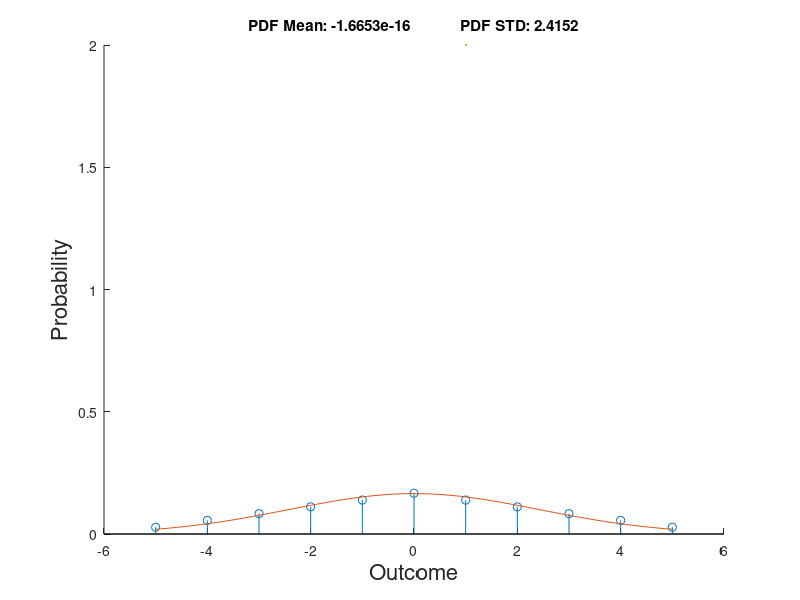

This chart was generated by the following MATLAB code:
%% Formatting
clc
clear
close all
format shortg
%% Begin Question 4
V = [-2.5 -1.5 -0.5 0.5 1.5 2.5];

d1 = (1/6).*ones(1,6);
d2 = d1;
con = conv(d1,d2);

range = linspace(-5,5,11);

con_avg = sum(con*range')
con_var = sum(con*(range.^2)')
con_std = sqrt(con_var)

stem_x = linspace(-5,5,11);
stem_y = con;

plot_x = linspace(-5,5,101);
plot_y = (1/(con_std*(2*pi)^0.5)).*exp(-0.5.*(((plot_x-con_avg)./con_std).^2));


%% Plotting
fig1 = figure('Position',[500 500 800 400]);
title(sprintf('PDF Mean: %0.5g \t\t\t PDF STD: %0.5g',con_avg,con_std))
xlabel('Outcome','FontSize',16)
ylabel('Probability','FontSize',16)
hold on
stem(stem_x,stem_y)
plot(plot_x,plot_y,LineWidth=2);
saveas(fig1,sprintf('Q4_%s.png','a'))